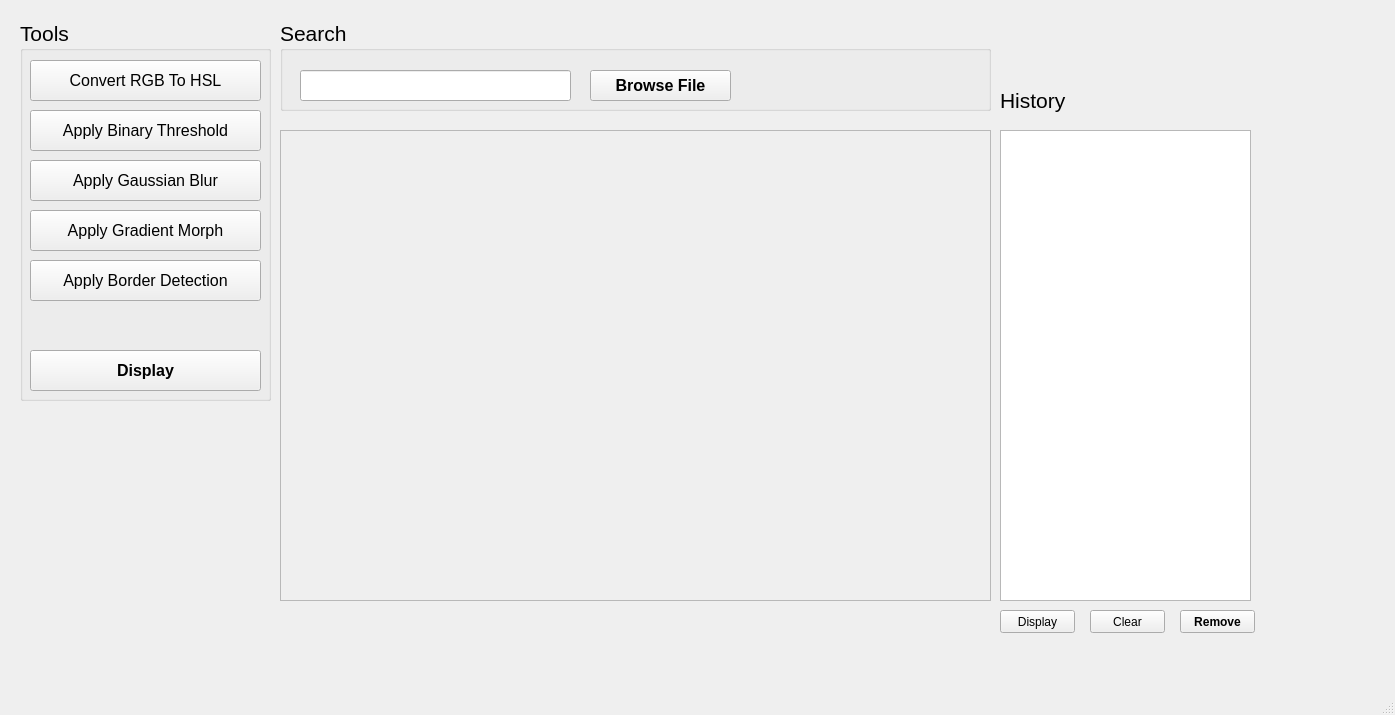
<?xml version="1.0" encoding="UTF-8"?>
<ui version="4.0">
 <class>MainWindow</class>
 <widget class="QMainWindow" name="MainWindow">
  <property name="geometry">
   <rect>
    <x>0</x>
    <y>0</y>
    <width>1395</width>
    <height>715</height>
   </rect>
  </property>
  <property name="windowTitle">
   <string>MainWindow</string>
  </property>
  <property name="toolButtonStyle">
   <enum>Qt::ToolButtonIconOnly</enum>
  </property>
  <property name="tabShape">
   <enum>QTabWidget::Rounded</enum>
  </property>
  <widget class="QWidget" name="centralwidget">
   <widget class="QGroupBox" name="groupBox">
    <property name="geometry">
     <rect>
      <x>20</x>
      <y>20</y>
      <width>251</width>
      <height>381</height>
     </rect>
    </property>
    <property name="font">
     <font>
      <pointsize>16</pointsize>
     </font>
    </property>
    <property name="title">
     <string>Tools</string>
    </property>
    <widget class="QPushButton" name="convertRGB2HSLButton">
     <property name="geometry">
      <rect>
       <x>10</x>
       <y>40</y>
       <width>231</width>
       <height>41</height>
      </rect>
     </property>
     <property name="font">
      <font>
       <pointsize>12</pointsize>
      </font>
     </property>
     <property name="text">
      <string>Convert RGB To HSL</string>
     </property>
    </widget>
    <widget class="QPushButton" name="applyThresholdButton">
     <property name="geometry">
      <rect>
       <x>10</x>
       <y>90</y>
       <width>231</width>
       <height>41</height>
      </rect>
     </property>
     <property name="font">
      <font>
       <pointsize>12</pointsize>
      </font>
     </property>
     <property name="text">
      <string>Apply Binary Threshold</string>
     </property>
    </widget>
    <widget class="QPushButton" name="applyGaussianButton">
     <property name="geometry">
      <rect>
       <x>10</x>
       <y>140</y>
       <width>231</width>
       <height>41</height>
      </rect>
     </property>
     <property name="font">
      <font>
       <pointsize>12</pointsize>
      </font>
     </property>
     <property name="text">
      <string>Apply Gaussian Blur</string>
     </property>
    </widget>
    <widget class="QPushButton" name="applyMorphGradButton">
     <property name="geometry">
      <rect>
       <x>10</x>
       <y>190</y>
       <width>231</width>
       <height>41</height>
      </rect>
     </property>
     <property name="font">
      <font>
       <pointsize>12</pointsize>
      </font>
     </property>
     <property name="text">
      <string>Apply Gradient Morph</string>
     </property>
    </widget>
    <widget class="QPushButton" name="applyBorderDetection">
     <property name="geometry">
      <rect>
       <x>10</x>
       <y>240</y>
       <width>231</width>
       <height>41</height>
      </rect>
     </property>
     <property name="font">
      <font>
       <pointsize>12</pointsize>
      </font>
     </property>
     <property name="text">
      <string>Apply Border Detection</string>
     </property>
    </widget>
    <widget class="QPushButton" name="displayButton">
     <property name="geometry">
      <rect>
       <x>10</x>
       <y>330</y>
       <width>231</width>
       <height>41</height>
      </rect>
     </property>
     <property name="font">
      <font>
       <pointsize>12</pointsize>
       <weight>75</weight>
       <bold>true</bold>
      </font>
     </property>
     <property name="text">
      <string>Display</string>
     </property>
    </widget>
   </widget>
   <widget class="QGroupBox" name="groupBox_2">
    <property name="geometry">
     <rect>
      <x>280</x>
      <y>20</y>
      <width>711</width>
      <height>91</height>
     </rect>
    </property>
    <property name="font">
     <font>
      <pointsize>16</pointsize>
     </font>
    </property>
    <property name="title">
     <string>Search </string>
    </property>
    <property name="flat">
     <bool>false</bool>
    </property>
    <property name="checkable">
     <bool>false</bool>
    </property>
    <widget class="QLineEdit" name="lineEdit">
     <property name="geometry">
      <rect>
       <x>20</x>
       <y>50</y>
       <width>271</width>
       <height>31</height>
      </rect>
     </property>
     <property name="font">
      <font>
       <pointsize>16</pointsize>
      </font>
     </property>
    </widget>
    <widget class="QPushButton" name="browseFileButton">
     <property name="geometry">
      <rect>
       <x>310</x>
       <y>50</y>
       <width>141</width>
       <height>31</height>
      </rect>
     </property>
     <property name="font">
      <font>
       <pointsize>12</pointsize>
       <weight>75</weight>
       <bold>true</bold>
      </font>
     </property>
     <property name="text">
      <string>Browse File</string>
     </property>
    </widget>
   </widget>
   <widget class="QLabel" name="label">
    <property name="geometry">
     <rect>
      <x>280</x>
      <y>130</y>
      <width>711</width>
      <height>471</height>
     </rect>
    </property>
    <property name="frameShape">
     <enum>QFrame::StyledPanel</enum>
    </property>
    <property name="frameShadow">
     <enum>QFrame::Plain</enum>
    </property>
    <property name="lineWidth">
     <number>1</number>
    </property>
    <property name="text">
     <string/>
    </property>
    <property name="pixmap">
     <pixmap>../../../../../snow.JPG</pixmap>
    </property>
    <property name="scaledContents">
     <bool>true</bool>
    </property>
   </widget>
   <widget class="QListWidget" name="listWidget">
    <property name="geometry">
     <rect>
      <x>1000</x>
      <y>130</y>
      <width>251</width>
      <height>471</height>
     </rect>
    </property>
    <property name="alternatingRowColors">
     <bool>true</bool>
    </property>
   </widget>
   <widget class="QLabel" name="label_2">
    <property name="geometry">
     <rect>
      <x>1000</x>
      <y>80</y>
      <width>71</width>
      <height>41</height>
     </rect>
    </property>
    <property name="font">
     <font>
      <pointsize>16</pointsize>
     </font>
    </property>
    <property name="text">
     <string>History</string>
    </property>
   </widget>
   <widget class="QPushButton" name="removeButton">
    <property name="geometry">
     <rect>
      <x>1180</x>
      <y>610</y>
      <width>75</width>
      <height>23</height>
     </rect>
    </property>
    <property name="font">
     <font>
      <weight>75</weight>
      <bold>true</bold>
     </font>
    </property>
    <property name="acceptDrops">
     <bool>true</bool>
    </property>
    <property name="text">
     <string>Remove</string>
    </property>
   </widget>
   <widget class="QPushButton" name="clearButton">
    <property name="geometry">
     <rect>
      <x>1090</x>
      <y>610</y>
      <width>75</width>
      <height>23</height>
     </rect>
    </property>
    <property name="text">
     <string>Clear</string>
    </property>
   </widget>
   <widget class="QPushButton" name="displayButtonTemp">
    <property name="geometry">
     <rect>
      <x>1000</x>
      <y>610</y>
      <width>75</width>
      <height>23</height>
     </rect>
    </property>
    <property name="text">
     <string>Display</string>
    </property>
   </widget>
  </widget>
  <widget class="QMenuBar" name="menubar">
   <property name="geometry">
    <rect>
     <x>0</x>
     <y>0</y>
     <width>1395</width>
     <height>21</height>
    </rect>
   </property>
  </widget>
  <widget class="QStatusBar" name="statusbar"/>
 </widget>
 <resources/>
 <connections/>
</ui>
